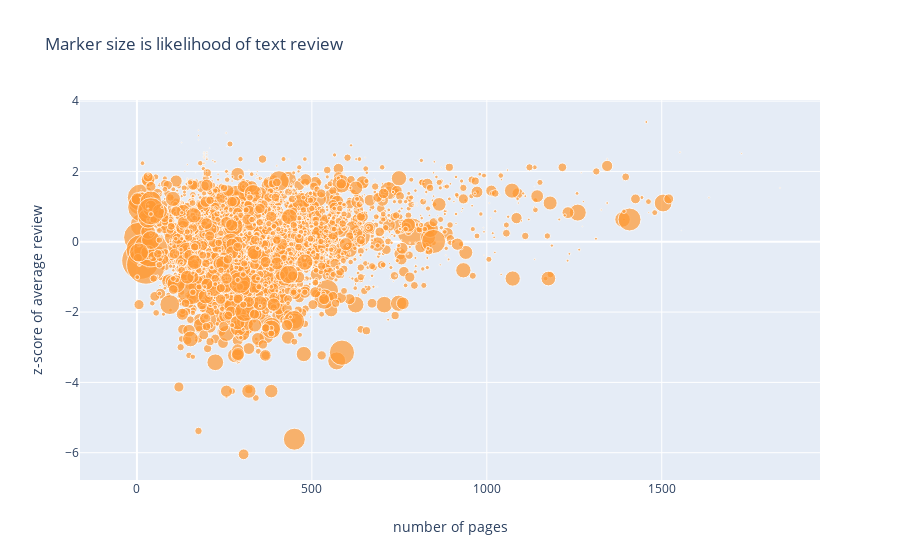

The notebook cell saved with this chart:
### Code cell
wBooks.iplot(
    x='num_pages',
    y='z_score',
    opacity=0.4,
    size=wBooks['sizeRevRate'],
    mode='markers',
    layout=dict(
        xaxis=dict(title='number of pages'),
        yaxis=dict(title='z-score of average review'),
        title='Marker size is likelihood of text review'))

### Figure 1 — Plotly figure (JSON) as saved in the notebook; plotly's stock layout.template omitted (floating-point values rounded to 4 significant figures; data arrays with more than 128 entries replaced by an {"elided": "..."} marker saying what was removed)
{"data": [{"line": {"color": "rgba(255, 153, 51, 1.0)", "dash": "solid", "shape": "linear", "width": 1.3}, "marker": {"size": {"elided": "4952 float values"}, "symbol": "circle"}, "mode": "markers", "name": "z_score", "text": "", "type": "scatter", "x": {"elided": "4952 int values"}, "y": {"elided": "4952 float values"}}], "layout": {"title": {"text": "Marker size is likelihood of text review"}, "xaxis": {"title": {"text": "number of pages"}}, "yaxis": {"title": {"text": "z-score of average review"}}}}
